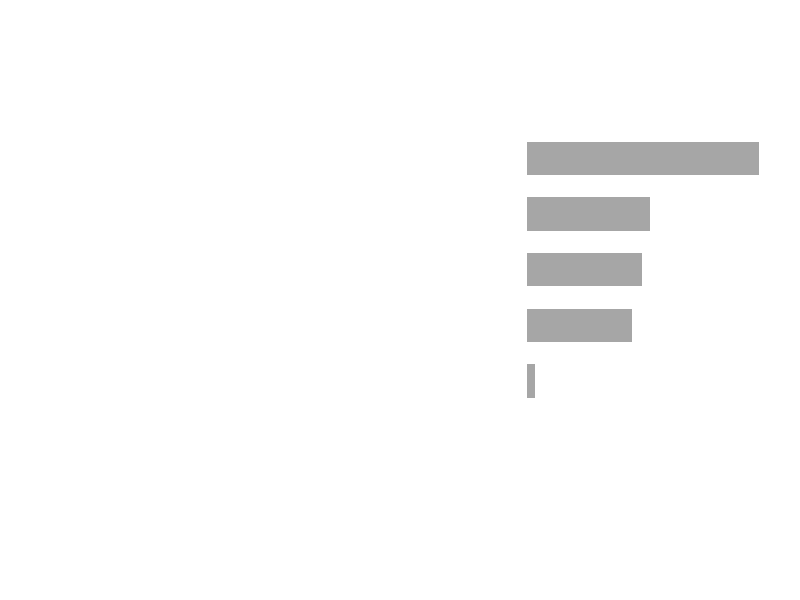
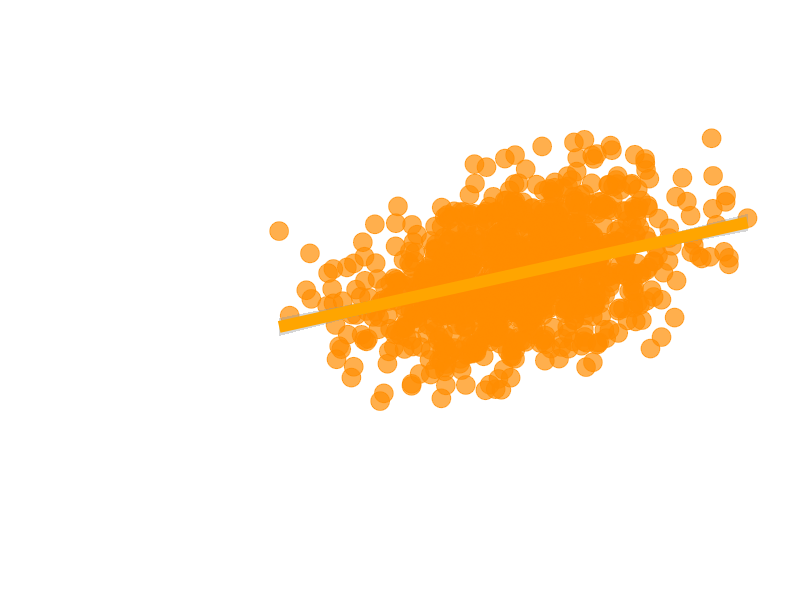
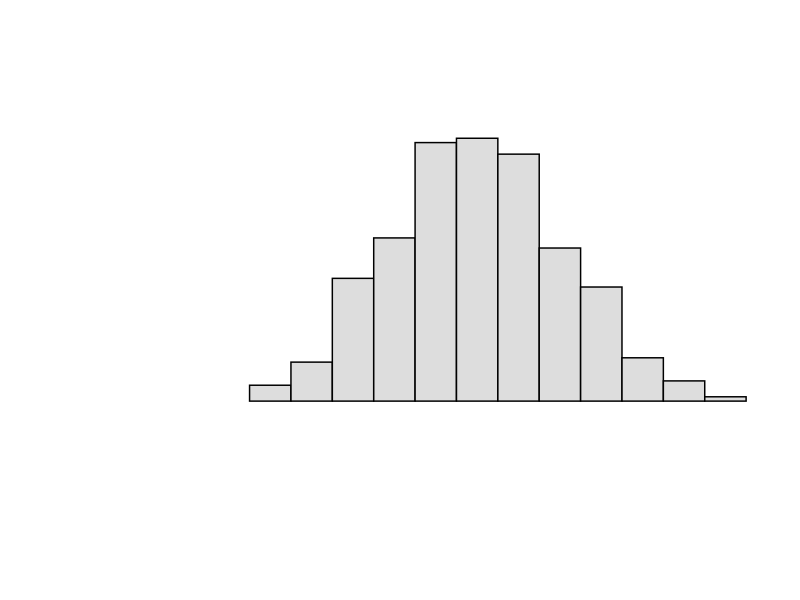
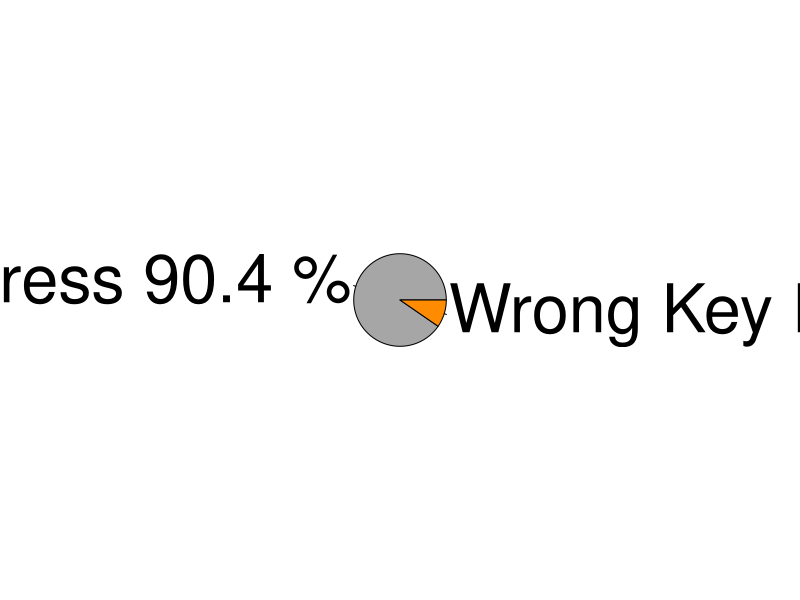

Write R code to recreate these figures, in order.
## ---- chunk 1
# Load necessary libraries
library(ggplot2)
library(dplyr)
library(randomForest)
library(caret)

# Set random seed
set.seed(42)

# Generate synthetic user data
n <- 1000  # Sample size

data <- data.frame(
  Player_ID = 1:n,
  RT_Visual = rnorm(n, mean = 250, sd = 50),
  RT_Cognitive = rnorm(n, mean = 300, sd = 60),
  RT_Motor = rnorm(n, mean = 200, sd = 40),
  Error_Rate = rbinom(n, 1, 0.1),
  Cognitive_Load = rnorm(n, mean = 4, sd = 1.5)
)

# Simulate ACT-R cognitive modeling
actr_params <- data.frame(
  Visual_Encoding = rnorm(n, mean = 250, sd = 50),
  Decision_Time = rnorm(n, mean = 300, sd = 60),
  Motor_Execution = rnorm(n, mean = 200, sd = 40),
  Memory_Retrieval = rnorm(n, mean = 120, sd = 30),
  Cognitive_Load_Penalty = rnorm(n, mean = 20, sd = 5)
)

# Calculate ACT-R-based total reaction time
data$ACTR_Total_RT <- actr_params$Visual_Encoding +
                      actr_params$Decision_Time +
                      actr_params$Motor_Execution +
                      actr_params$Memory_Retrieval +
                      (data$Cognitive_Load * actr_params$Cognitive_Load_Penalty)

# Train-test split
set.seed(42)
trainIndex <- createDataPartition(data$ACTR_Total_RT, p = 0.8, list = FALSE)
trainData <- data[trainIndex,]
testData <- data[-trainIndex,]

# Train Random Forest Model
rf_model <- randomForest(ACTR_Total_RT ~ RT_Visual + RT_Cognitive + RT_Motor + Error_Rate + Cognitive_Load,
                         data = trainData, ntree = 100, importance = TRUE, random_state = 42)

# Save directory
save_dir <- "game_ux_plots"
dir.create(save_dir, showWarnings = FALSE)


theme_clean <- theme_minimal(base_size = 42) +  
               theme(panel.background = element_rect(fill = "transparent", color = NA),
                     plot.background = element_rect(fill = "transparent", color = NA),
                     panel.grid.major = element_blank(), 
                     panel.grid.minor = element_blank(),
                     axis.text = element_text(size = 40, color = "white"),  # 
                     axis.title = element_text(size = 46, face = "bold", color = "white"), 
                     plot.title = element_text(size = 50, face = "bold", hjust = 0.5, color = "white"),  # Large white title
                     legend.text = element_text(size = 40, color = "white"),
                     legend.title = element_text(size = 44, face = "bold", color = "white"))

# Feature Importance Plot
importance <- as.data.frame(importance(rf_model))
importance$Feature <- rownames(importance)

png(file.path(save_dir, "feature_importance.png"), width=2000, height=1200, bg="transparent")
ggplot(importance, aes(x = reorder(Feature, IncNodePurity), y = IncNodePurity)) +
  geom_bar(stat = "identity", fill = "#A6A6A6", width=0.6) +  
  coord_flip() +
  labs(title = "Feature Importance in Predicting Reaction Time",
       x = "Feature", y = "Importance") +
  theme_clean
dev.off()

# Cognitive Load vs Reaction Time Scatterplot
png(file.path(save_dir, "cognitive_load_vs_rt.png"), width=2000, height=1200, bg="transparent")
ggplot(data, aes(x = Cognitive_Load, y = ACTR_Total_RT)) +
  geom_point(alpha = 0.7, color = "#FF8C00", size=6) +  
  geom_smooth(method = "lm", color = "#FFA500", size=4) +  
  labs(title = "Impact of Cognitive Load on Reaction Time",
       x = "Cognitive Load (NASA-TLX Scale)",
       y = "Total Reaction Time (ms)") +
  theme_clean
dev.off()

# Histogram of Reaction Time Distribution 
png(file.path(save_dir, "reaction_time_distribution.png"), width=2000, height=1200, bg="transparent")
ggplot(data, aes(x = ACTR_Total_RT)) +
  geom_histogram(binwidth = 50, fill = "#D9D9D9", alpha = 0.9, color="black") +  # Light gray bars with black borders
  labs(title = "Distribution of Player Reaction Times",
       x = "Total Reaction Time (ms)", y = "Frequency") +
  theme_clean
dev.off()

# Error Rate Pie Chart
error_counts <- table(data$Error_Rate)
labels <- c("Correct Key Press", "Wrong Key Press")

png(file.path(save_dir, "error_rate.png"), width=2000, height=2000, bg="transparent")
par(mar=c(10,10,10,10)) 
pie(error_counts, 
    labels = paste(labels, round(100 * prop.table(error_counts), 1), "%"),
    col = c("#A6A6A6", "#FF8C00"),  # Gray & Orange colors
    main = "Error Rate in Weapon Switching Task", 
    cex.main=5,   # Even Bigger Title
    cex=4,      # Extra Large Labels
    radius = 0.5, # Smaller pie for better label placement
    col.main="white", col.lab="white")  # White labels
dev.off()


